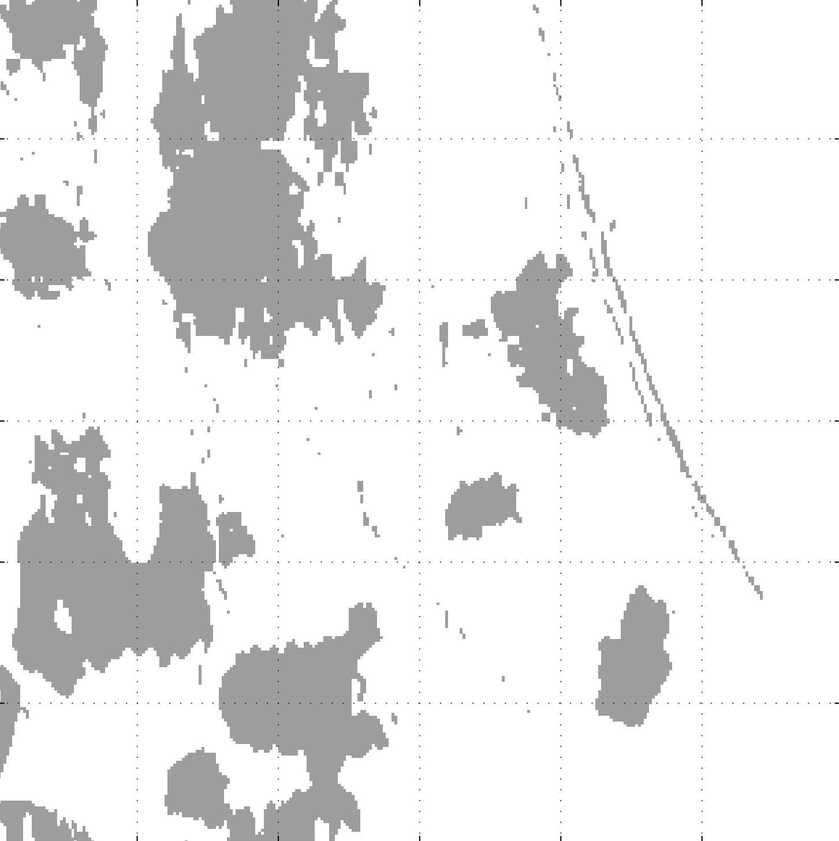
#> input picture data.jpg, 839 x 841 px, shrunk from 1453 x 1457 before the run
$ python main.py
#> lines starting #> are read from the running program, lines starting #| are printed output that depends on the picture; after the words box and inside, x2 and y2 are one past the last pixel; in counts of white or black regions, pixels touching at a corner belong together
# This program will read the pixels one by one an separate the grey ones from the others
# Then based off a scale created by measuring the pixels between the cm scale we can convert pixels to cm
from PIL import Image

#
# SETTING UP THE IMAGE
#

filename = 'data.jpg'

# Load the original image, and get its size and color mode.
image = Image.open(filename)
#> image is the input picture: PIL image 839x841 L; min 6, max 255, mean 232.3
width, height = image.size
#> width = 839; height = 841
mode = image.mode
#> mode = 'L'

# Show information about the original image.
print(f"Original image: {filename}")
print(f"Size: {width} x {height} pixels")
#| Size: 839 x 841 pixels
image = image.convert('RGB')
#> image: PIL image 839x841 RGB

#
# DONE SETTING UP THE IMAGE
#


# Going through the image pixel by pixel and counting the different colors (white, grey, and other)

# Unadjusted
grey_count = 0
white_count = 0
other_count = 0

for x in range(width):
    for y in range(height):
        r, g, b = image.getpixel((x, y))

        if (r == g == b == 157):
            grey_count += 1
        elif (r == g == b == 255):
            white_count += 1
        else:
            other_count += 1
#> after the loop, grey_count = 103336; other_count = 133506; white_count = 468757

        # Adjusted
adjusted_grey_count = 0
adjusted_other_count = 0
for i in range(width):
    for j in range(height):
        r, g, b = image.getpixel((i, j))

        if (r <= g <= b <= 163):
            adjusted_grey_count += 1
        else:
            adjusted_other_count += 1
#> after the loop, adjusted_grey_count = 152716; adjusted_other_count = 552883

cm_area = 36  # 6*6 is the total area of the chart

# Calculating the unadgjusted results
unadjusted_percent_grey = (grey_count / (grey_count + white_count + other_count))
#> unadjusted_percent_grey = 0.146

unadjusted_grey_cm_area = round(36 * unadjusted_percent_grey, 3)
#> unadjusted_grey_cm_area = 5.27

# Calculating the adjusted results


adjusted_percent_grey = (grey_count + (.5 * other_count)) / (grey_count + white_count + other_count)
#> adjusted_percent_grey = 0.241

adjusted_grey_cm_area = round(36 * adjusted_percent_grey, 3)
#> adjusted_grey_cm_area = 8.68

# Printing out the unadjusted results
print("\nUnadjusted stats")
print("Total pixels:", grey_count + white_count + other_count)
#| Total pixels: 705599
print("Grey pixels:", grey_count)
#| Grey pixels: 103336
print("White pixels:", white_count)
#| White pixels: 468757
print("Other pixels:", other_count)
#| Other pixels: 133506

print(f"percent grey {round(unadjusted_percent_grey * 100, 2)} %")
#| percent grey 14.65 %

print("Grey area:", unadjusted_grey_cm_area, "cm^2")
#| Grey area: 5.272 cm^2

# Printing out the ajusted results
print("\nAdjusted stats")
print("Total pixels:", adjusted_grey_count + adjusted_other_count)
#| Total pixels: 705599
print("Adjusted grey pixels:", adjusted_grey_count)
#| Adjusted grey pixels: 152716
print("Adjusted other pixels:", adjusted_other_count)
#| Adjusted other pixels: 552883

print(f"percent grey {round(adjusted_percent_grey * 100, 2)} %")
#| percent grey 24.11 %

print("Grey area:", adjusted_grey_cm_area, "cm^2")
#| Grey area: 8.678 cm^2


# Making a new image that represents the unadjusted grey area
unadjusted = Image.new('RGB', (width, height))
#> unadjusted: PIL image 839x841 RGB; every value is 0
adjusted = Image.new('RGB', (width, height))

for a in range(width):
    for b in range(height):
        if (grey_count > 0):
            unadjusted.putpixel((a, b), (157, 157, 157))
            grey_count -= 1
        else:
            unadjusted.putpixel((a, b), (255, 255, 255))
        if (adjusted_grey_count > 0):
            adjusted.putpixel((a, b), (157, 157, 157))
            adjusted_grey_count -= 1
        else:
            adjusted.putpixel((a, b), (255, 255, 255))
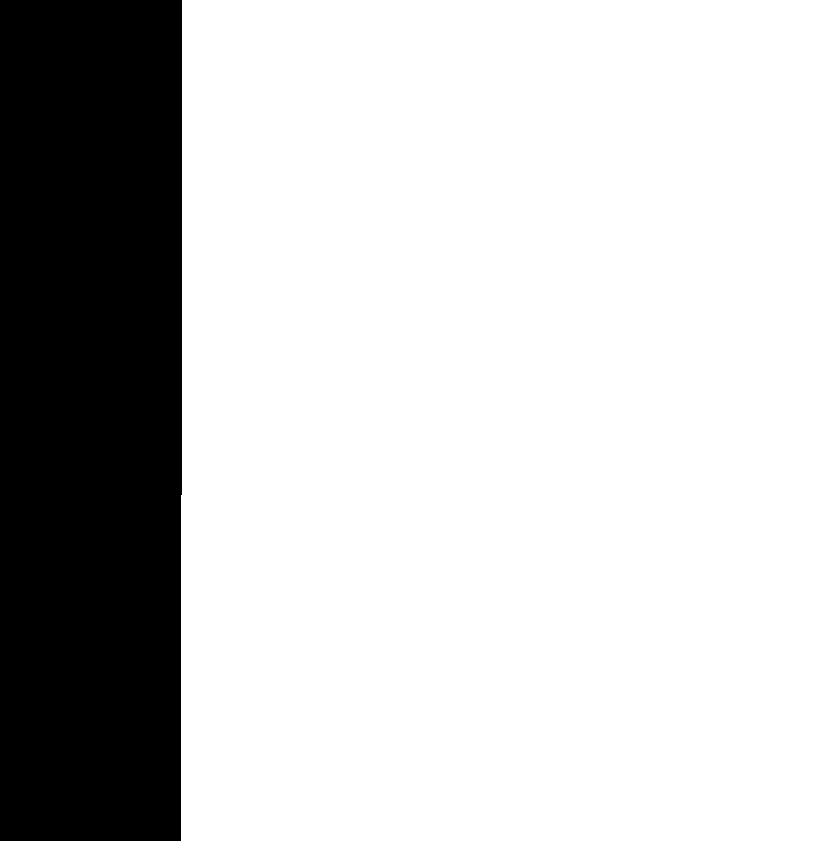
#> adjusted: PIL image 839x841 RGB; values 157 (black) and 255 (white), 78.4% white; 1 black region, box (x1, y1, x2, y2) and area: (0, 0, 182, 841) 152716
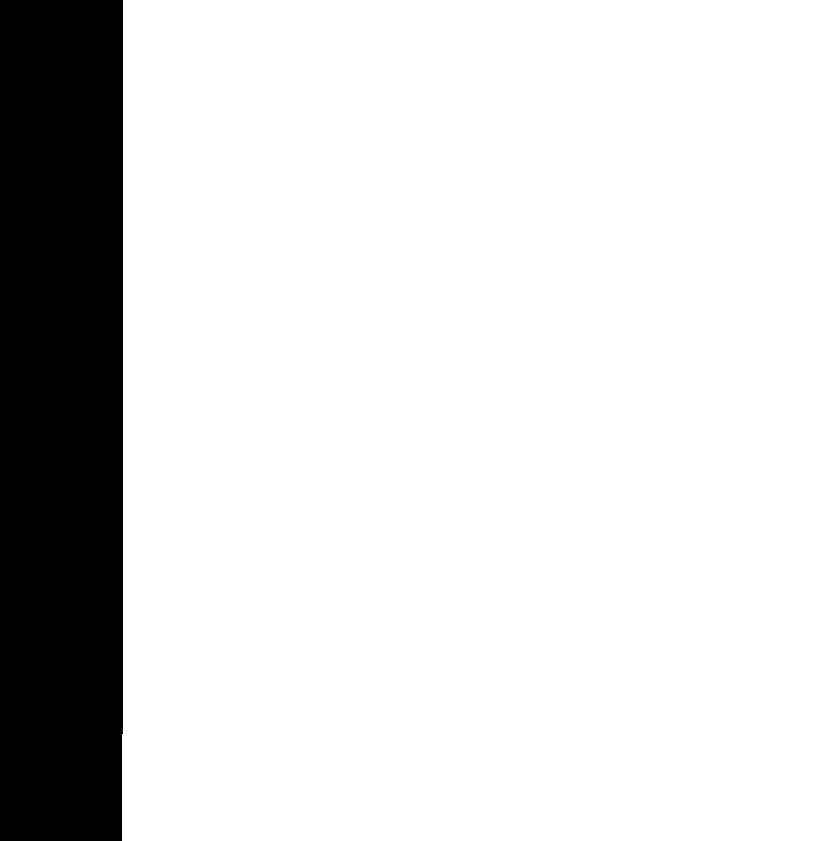
#> unadjusted: PIL image 839x841 RGB; values 157 (black) and 255 (white), 85.4% white; 1 black region, box (x1, y1, x2, y2) and area: (0, 0, 123, 841) 103336
#> after the loop, adjusted_grey_count = 0; grey_count = 0

unadjusted.save('unadjusted.jpg')
adjusted.save('adjusted.jpg')
